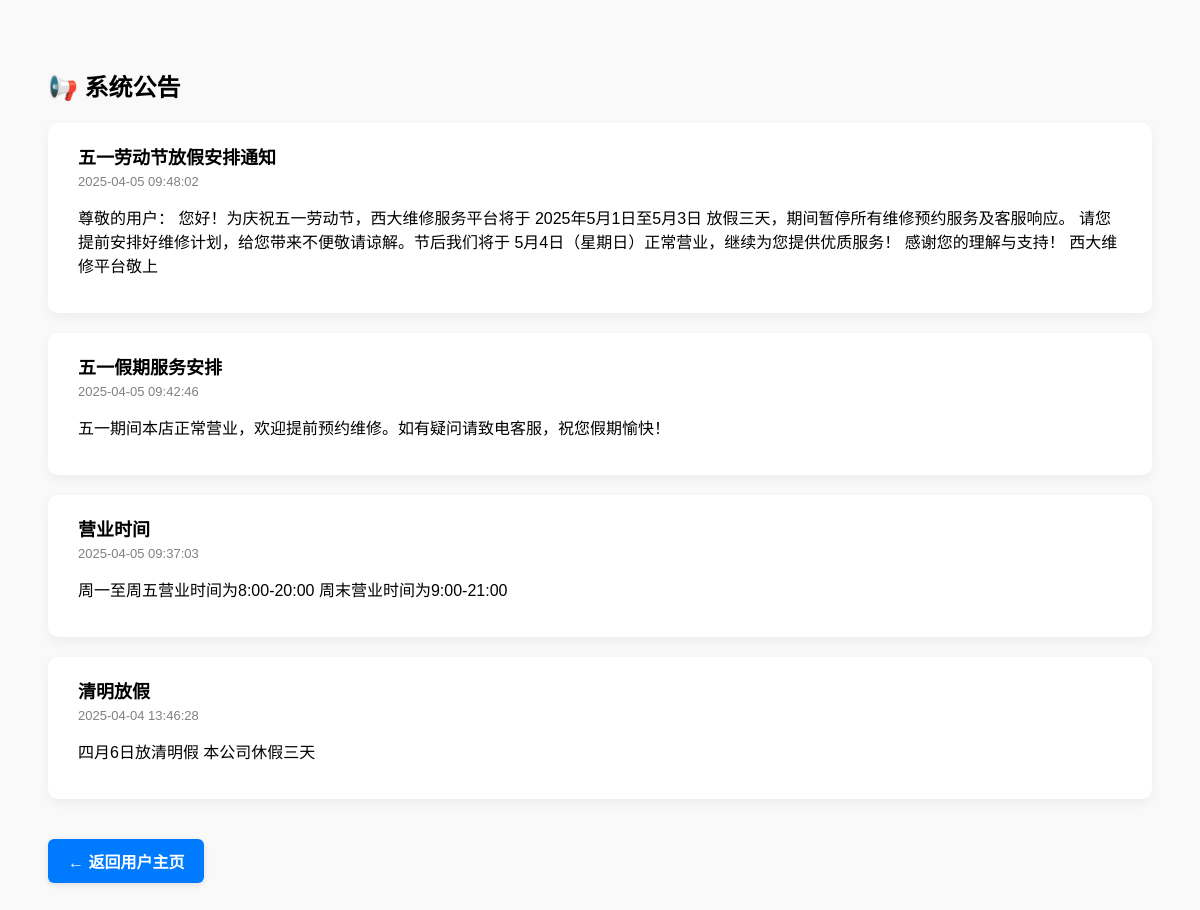
Screenshot of /notices with the database file from the repository.
### tables this page shows
CREATE TABLE notices (
        id INTEGER PRIMARY KEY AUTOINCREMENT,
        title TEXT NOT NULL,
        content TEXT NOT NULL,
        created_at DATETIME DEFAULT CURRENT_TIMESTAMP
    );

### app.py (the view)
@app.route('/notices')
def user_notices():
    conn = get_db_connection()
    notices = conn.execute('SELECT * FROM notices ORDER BY created_at DESC').fetchall()
    conn.close()
    return render_template('user_notices.html', notices=notices)

### app.py (called while the page is built)
def get_db_connection():
    conn = sqlite3.connect('database.db')
    conn.row_factory = sqlite3.Row
    return conn

### templates/user_notices.html (shortened to what this page needs)
<!DOCTYPE html>
<html lang="zh-CN">
<head>
</head>
<body>
    <h2>📢 系统公告</h2>
    {% for n in notices %}
    <div class="notice">
        <div class="notice-title">{{ n.title }}</div>
        <div class="notice-time">{{ n.created_at }}</div>
        <p>{{ n.content }}</p>
    </div>
    {% endfor %}
    <div style="margin-top: 40px;">
    <a href="/dashboard" style="
        display: inline-block;
        background-color: #007BFF;
        color: white;
        padding: 10px 20px;
        border-radius: 6px;
        text-decoration: none;
        font-weight: bold;
        box-shadow: 0 2px 6px rgba(0,0,0,0.1);
    ">
        ← 返回用户主页
    </a>
</div>
</body>
</html>

### templates/user_notices.html (style rules this page uses)
body { font-family: Arial, sans-serif; padding: 40px; background-color: #f9f9f9; }
.notice { background: white; padding: 20px 30px; border-radius: 10px; margin-bottom: 20px; box-shadow: 0 4px 12px rgba(0,0,0,0.05); }
.notice-title { font-size: 18px; font-weight: bold; margin-bottom: 5px; }
.notice-time { font-size: 13px; color: gray; margin-bottom: 10px; }

### rows the page displays
notices: title "五一劳动节放假安排通知", created_at "2025-04-05 09:48:02", content "尊敬的用户： 您好！为庆祝五一劳动节，西大维修服务平台将于 2025年5月1日至5月3日 放假三天，期间暂停所有维修预约服务及客服响应。 请您提前安排好维修计划，给您带来不便敬请谅解。节后我们将于 5月4日（星期日）正常营业，继续为您提供优质服务！ 感谢您的理解与支持！ 西大维修平台敬上"
notices: title "五一假期服务安排", created_at "2025-04-05 09:42:46", content "五一期间本店正常营业，欢迎提前预约维修。如有疑问请致电客服，祝您假期愉快！"
notices: title "营业时间", created_at "2025-04-05 09:37:03", content "周一至周五营业时间为8:00-20:00 周末营业时间为9:00-21:00"
notices: title "清明放假", created_at "2025-04-04 13:46:28", content "四月6日放清明假 本公司休假三天"
